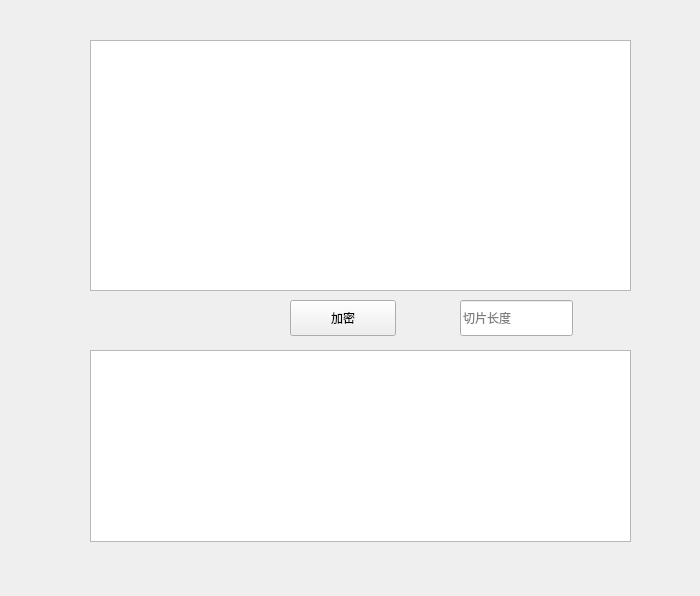
<?xml version="1.0" encoding="UTF-8"?>
<ui version="4.0">
 <class>Form</class>
 <widget class="QWidget" name="Form">
  <property name="geometry">
   <rect>
    <x>0</x>
    <y>0</y>
    <width>700</width>
    <height>596</height>
   </rect>
  </property>
  <property name="windowTitle">
   <string>Form</string>
  </property>
  <widget class="QTextEdit" name="textEdit">
   <property name="geometry">
    <rect>
     <x>90</x>
     <y>40</y>
     <width>541</width>
     <height>251</height>
    </rect>
   </property>
  </widget>
  <widget class="QPushButton" name="pushButton">
   <property name="geometry">
    <rect>
     <x>290</x>
     <y>300</y>
     <width>106</width>
     <height>36</height>
    </rect>
   </property>
   <property name="text">
    <string>加密</string>
   </property>
  </widget>
  <widget class="QListWidget" name="listWidget">
   <property name="geometry">
    <rect>
     <x>90</x>
     <y>350</y>
     <width>541</width>
     <height>192</height>
    </rect>
   </property>
  </widget>
  <widget class="QLineEdit" name="lineEdit">
   <property name="geometry">
    <rect>
     <x>460</x>
     <y>300</y>
     <width>113</width>
     <height>36</height>
    </rect>
   </property>
   <property name="placeholderText">
    <string>切片长度</string>
   </property>
  </widget>
 </widget>
 <resources/>
 <connections/>
</ui>
